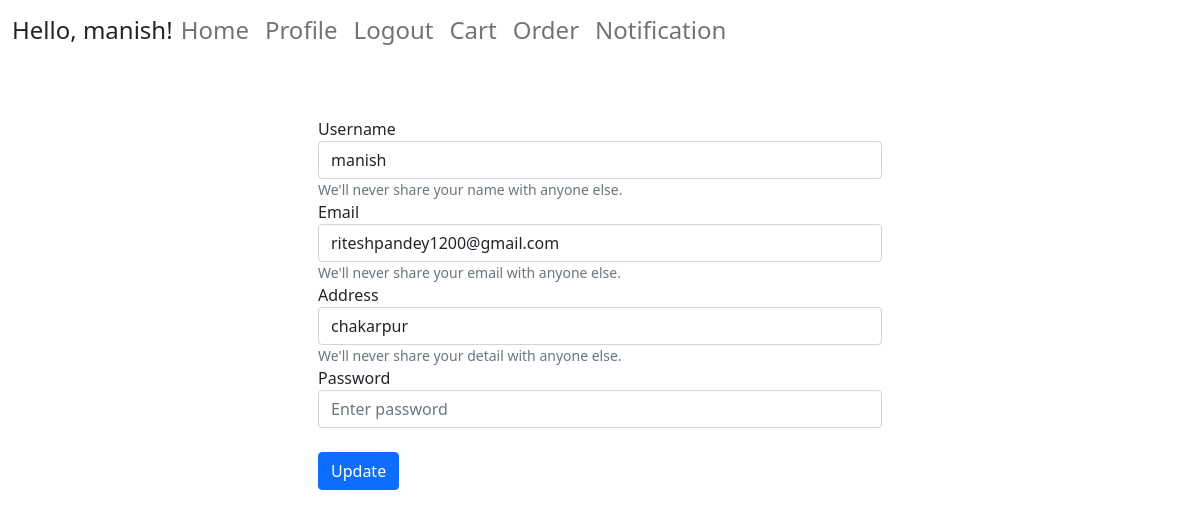
/update (signed in), run on an earlier commit of the app's database.
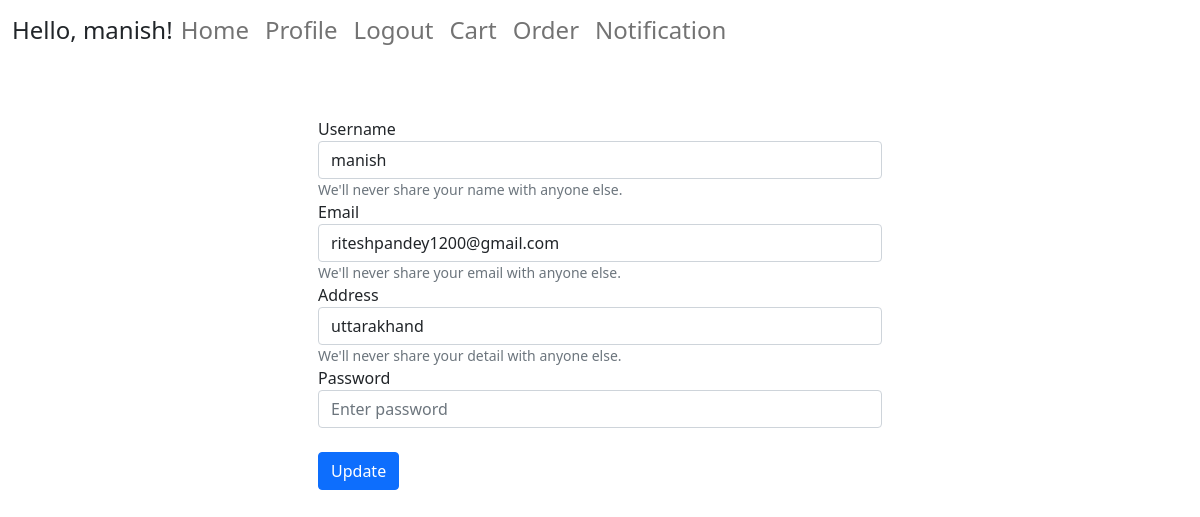
And on a later commit of the database.
### user/models.py (models this page shows, shortened)
class Profile(models.Model):
    user = models.OneToOneField(User , on_delete=models.CASCADE)
    auth_token = models.CharField(max_length=100 )
    is_verified = models.BooleanField(default=False)
    created_at = models.DateTimeField(auto_now_add=True)
    address = models.TextField(default = None)

### user/view/update.py (the view, shortened to what this page needs)
# urls.py: path('update' , update , name = 'update'),
@login_required(login_url='/login')
def update(req ):
    user_obj = req.user
    profile_obj = Profile.objects.filter(user = user_obj).first()
    if profile_obj is None:
        return redirect('/login')
    if req.method == "GET":
        return render(req, "user/update.html",{"name":user_obj.username,"email":user_obj.email,"address":profile_obj.address} )

### user/templates/user/update.html (shortened to what this page needs)
{% extends 'user/base.html' %}
{% block content %}
<html>
    <head>
    </head>
    <body>
        <br>
        <div class="container center_div">
        <form method = "post">
            <div class="form-group " >
                <label for="exampleInputEmail1" >Username</label>
                <input type="text" class="form-control" name="username" id="exampleInputEmail1" aria-describedby="emailHelp" value={{name}}>
                <small id="emailHelp" class="form-text text-muted">We'll never share your name with anyone else.</small>
            </div>
            <div class="form-group " >
                <label for="exampleInputEmail1" >Email</label>
                <input type="email" class="form-control" name="email" id="exampleInputEmail1" aria-describedby="emailHelp" value={{email}}>
                <small id="emailHelp" class="form-text text-muted">We'll never share your email with anyone else.</small>
            </div>
            <div class="form-group " >
                <label for="exampleInputEmail1" >Address</label>
                <input type="text" class="form-control" name="address" id="exampleInputEmail1" aria-describedby="emailHelp" value={{address}}>
                <small id="emailHelp" class="form-text text-muted">We'll never share your detail with anyone else.</small>
            </div>
            <div class="form-group">
                <label for="exampleInputPassword1">Password</label>
                <input type="text" class="form-control" name="password" id="exampleInputPassword1" placeholder="Enter password">
            </div>
            <br>
            <button type="submit" class="btn btn-primary">Update</button>
        </form>
    </div>
    </body>
{% endblock %}

What changed in the data, as far as the page shows it:
no longer on this page (row edited): Profile: address "chakarpur"
Also different on the page:
form field address: (not shown) → "uttarakhand"
